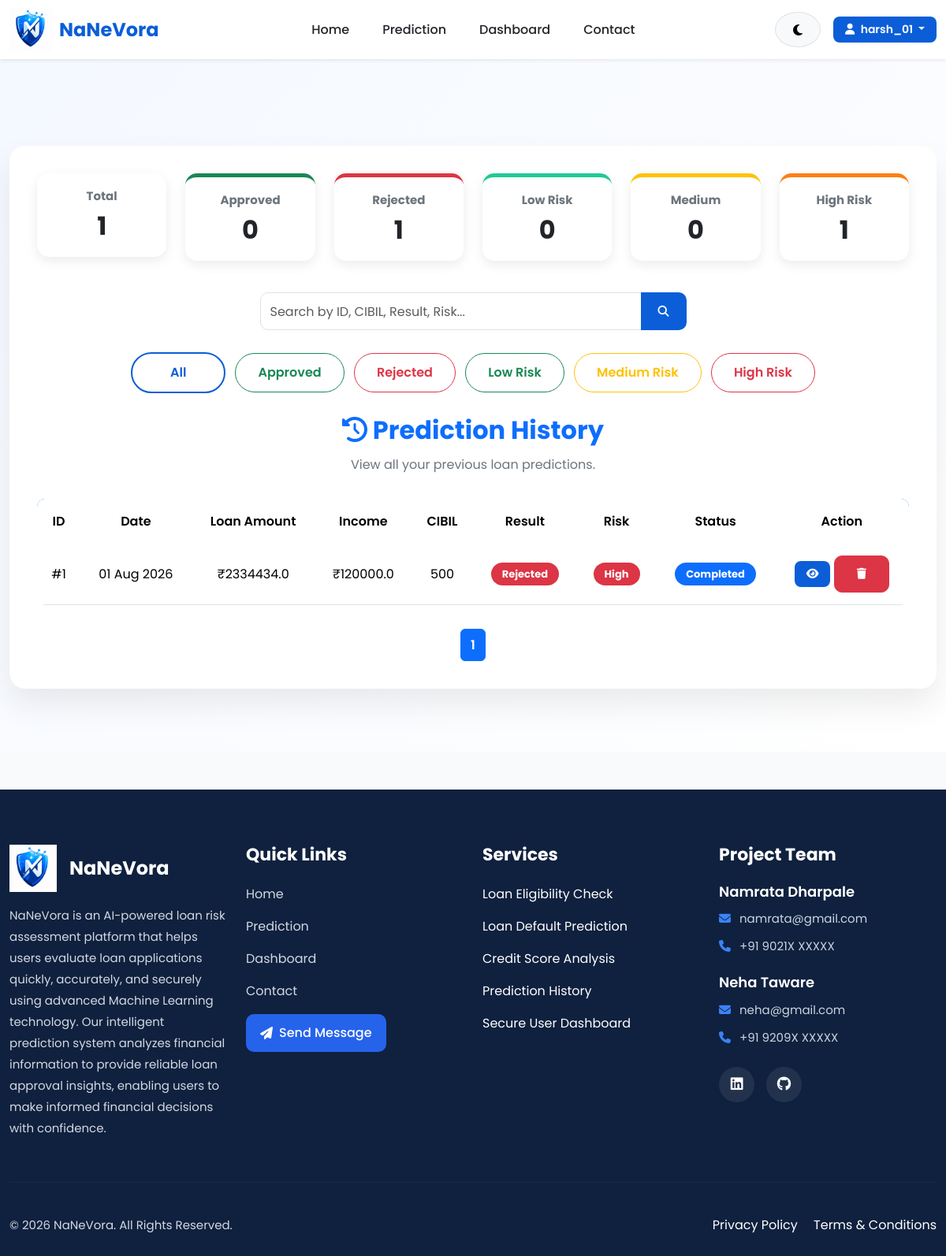
The page /history/?filter=rejected (signed in) on the database as committed earlier.
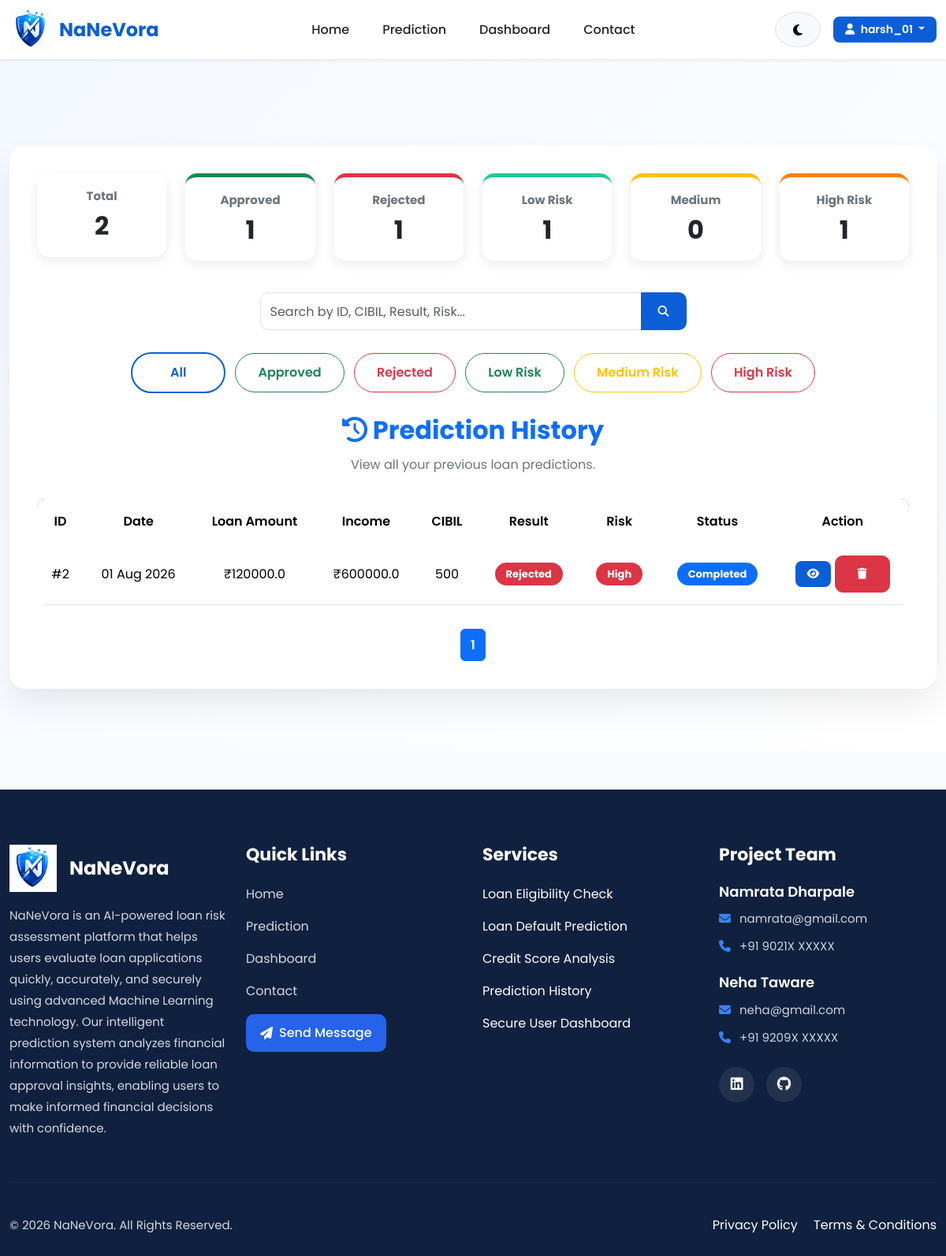
The same page on the database as committed later.
### website/models.py (models this page shows, shortened)
class Prediction(models.Model):
    EDUCATION = [
        ('Graduate', 'Graduate'),
        ('Not Graduate', 'Not Graduate'),
    ]
    YES_NO = [
        ('Yes', 'Yes'),
        ('No', 'No'),
    ]
    RESULT = [
        ('Approved', 'Approved'),
        ('Rejected', 'Rejected'),
    ]
    user = models.ForeignKey(
        User,
        on_delete=models.CASCADE,
        related_name='predictions'
    )
    no_of_dependents = models.IntegerField()
    education = models.CharField(
        max_length=20,
        choices=EDUCATION
    )
    self_employed = models.CharField(
        max_length=10,
        choices=YES_NO
    )
    income_annum = models.FloatField()
    loan_amount = models.FloatField()
    loan_term = models.IntegerField()
    cibil_score = models.IntegerField()
    residential_assets_value = models.FloatField()
    commercial_assets_value = models.FloatField()
    luxury_assets_value = models.FloatField()
    bank_asset_value = models.FloatField()
    loan_income_ratio = models.FloatField(
        default=0
    )
    asset_loan_ratio = models.FloatField(
        default=0
    )
    prediction_result = models.CharField(
        max_length=20,
        choices=RESULT,
        blank=True
    )
    prediction_probability = models.FloatField(
        default=0
    )
    created_at = models.DateTimeField(
        auto_now_add=True
    )
    prediction_probability = models.FloatField(
        default=0
    )
    status = models.CharField(
    max_length=20,
    default="Completed"
    )
    risk_level = models.CharField(
    max_length=20,
    default="Low"
    )

### website/views.py (the view, shortened to what this page needs)
# urls.py: path('history/', views.history, name='history'),
@login_required
def history(request):
    query = request.GET.get("search", "")
    filter_by = request.GET.get("filter", "all")
    predictions = Prediction.objects.filter(
        user=request.user
    )
    if filter_by == "approved":
        predictions = predictions.filter(
            prediction_result="Approved"
        )
    elif filter_by == "rejected":
        predictions = predictions.filter(
            prediction_result="Rejected"
        )
    elif filter_by == "low":
        predictions = predictions.filter(
            risk_level="Low"
        )
    elif filter_by == "medium":
        predictions = predictions.filter(
            risk_level="Medium"
        )
    elif filter_by == "high":
        predictions = predictions.filter(
            risk_level="High"
        )
    predictions = predictions.order_by("-created_at")
    paginator = Paginator(predictions, 10)
    page_number = request.GET.get("page")
    predictions = paginator.get_page(page_number)
    return render(
    request,
    "history.html",
    {
        "predictions": predictions,
        "query": query,
        "filter": filter_by,
        "total_predictions": Prediction.objects.filter(
            user=request.user
        ).count(),
        "approved_count": Prediction.objects.filter(
            user=request.user,
            prediction_result="Approved"
        ).count(),
        "rejected_count": Prediction.objects.filter(
            user=request.user,
            prediction_result="Rejected"
        ).count(),
        "low_count": Prediction.objects.filter(
            user=request.user,
            risk_level="Low"
        ).count(),
        "medium_count": Prediction.objects.filter(
            user=request.user,
            risk_level="Medium"
        ).count(),
        "high_count": Prediction.objects.filter(
            user=request.user,
            risk_level="High"
        ).count(),
    }
)

### templates/history.html (shortened to what the changed rows need)
{% extends 'base.html' %}
{% load static %}
{% block extra_css %}
<link rel="stylesheet" href="{% static 'css/history.css' %}">
{% endblock %}
{% block content %}
<section class="history-section">
    <div class="container">
        <div class="history-card">
            <div class="row mb-4">
    <div class="col-md-2 mb-3">
        <div class="card stats-card text-center">
            <h6>Total</h6>
            <h2>{{ total_predictions }}</h2>
        </div>
    </div>
    <div class="col-md-2 mb-3">
        <div class="card stats-card success text-center">
            <h6>Approved</h6>
            <h2>{{ approved_count }}</h2>
        </div>
    </div>
    <div class="col-md-2 mb-3">
        <div class="card stats-card danger text-center">
            <h2>{{ rejected_count }}</h2>
        </div>
    </div>
    <div class="col-md-2 mb-3">
        <div class="card stats-card low text-center">
            <h6>Low Risk</h6>
            <h2>{{ low_count }}</h2>
        </div>
    </div>
    <div class="col-md-2 mb-3">
        <div class="card stats-card medium text-center">
            <h2>{{ medium_count }}</h2>
        </div>
    </div>
    <div class="col-md-2 mb-3">
        <div class="card stats-card high text-center">
            <h2>{{ high_count }}</h2>
        </div>
    </div>
</div>
            <div class="history-header">
                <h2>
                    <i class="fa-solid fa-clock-rotate-left"></i>
                    Prediction History
                </h2>
            </div>
            {% if predictions %}
            <div class="table-responsive">
                <table class="table table-hover align-middle">
                    <thead>
                        <tr>
                            <th>ID</th>
                            <th>Date</th>
                            <th>Loan Amount</th>
                            <th>Income</th>
                            <th>CIBIL</th>
                            <th>Result</th>
                            <th>Risk</th>
                            <th>Status</th>
                            <th>Action</th>
                        </tr>
                    </thead>
                    <tbody>
                        {% for prediction in predictions %}
                        <tr>
                            <td>
                                #{{ prediction.id }}
                            </td>
                            <td>
                                {{ prediction.created_at|date:"d M Y" }}
                            </td>
                            <td>
                                ₹{{ prediction.loan_amount }}
                            </td>
                            <td>
                                ₹{{ prediction.income_annum }}
                            </td>
                            <td>
                                {{ prediction.cibil_score }}
                            </td>
                            <td>
                                {% if prediction.prediction_result == "Approved" %}
                                <span class="badge bg-success">
                                    Approved
                                </span>
                                {% else %}
                                <span class="badge bg-danger">
                                    Rejected
                                </span>
                                {% endif %}
                            </td>
                            <td>
                                {% if prediction.risk_level == "Low" %}
                                <span class="badge bg-success">
                                    Low
                                </span>
                                {% elif prediction.risk_level == "Medium" %}
                                <span class="badge bg-warning text-dark">
                                    Medium
                                </span>
                                {% else %}
                                <span class="badge bg-danger">
                                    High
                                </span>
                                {% endif %}
                            </td>
                            <td>
                                <span class="badge bg-primary">
                                    {{ prediction.status }}
                                </span>
                            </td>
<td>
    <a href="{% url 'result' prediction.id %}"
       class="btn btn-sm btn-primary">
        <i class="fa-solid fa-eye"></i>
    </a>
    <a href="{% url 'delete_prediction' prediction.id %}"
       class="btn btn-sm btn-danger"
       onclick="return confirm('Are you sure you want to delete this prediction?');">
        <i class="fa-solid fa-trash"></i>
    </a>
</td>
                        </tr>
                        {% endfor %}
                    </tbody>
                </table>
            </div>
            <nav class="mt-4">
    <ul class="pagination justify-content-center">
        {% for page in predictions.paginator.page_range %}
        <li class="page-item {% if predictions.number == page %}active{% endif %}">
            <a class="page-link"
               href="?page={{ page }}&search={{ query }}&filter={{ filter }}">
                {{ page }}
            </a>
        </li>
        {% endfor %}
    </ul>
</nav>
            {% endif %}
        </div>
    </div>
</section>
{% endblock %}

Rows that differ between the two databases and show on the page:
removed Prediction: id "1", created_at "01 Aug 2026", loan_amount "2334434.0", income_annum "120000.0", cibil_score "500", prediction_result "Rejected", risk_level "High", status "Completed"
added Prediction: id "2", created_at "01 Aug 2026", loan_amount "120000.0", income_annum "600000.0", cibil_score "500", prediction_result "Rejected", risk_level "High", status "Completed"
Other text that changed with them:
{{ total_predictions }}: "1" → "2"
{{ approved_count }}: "0" → "1"
{{ low_count }}: "0" → "1"
